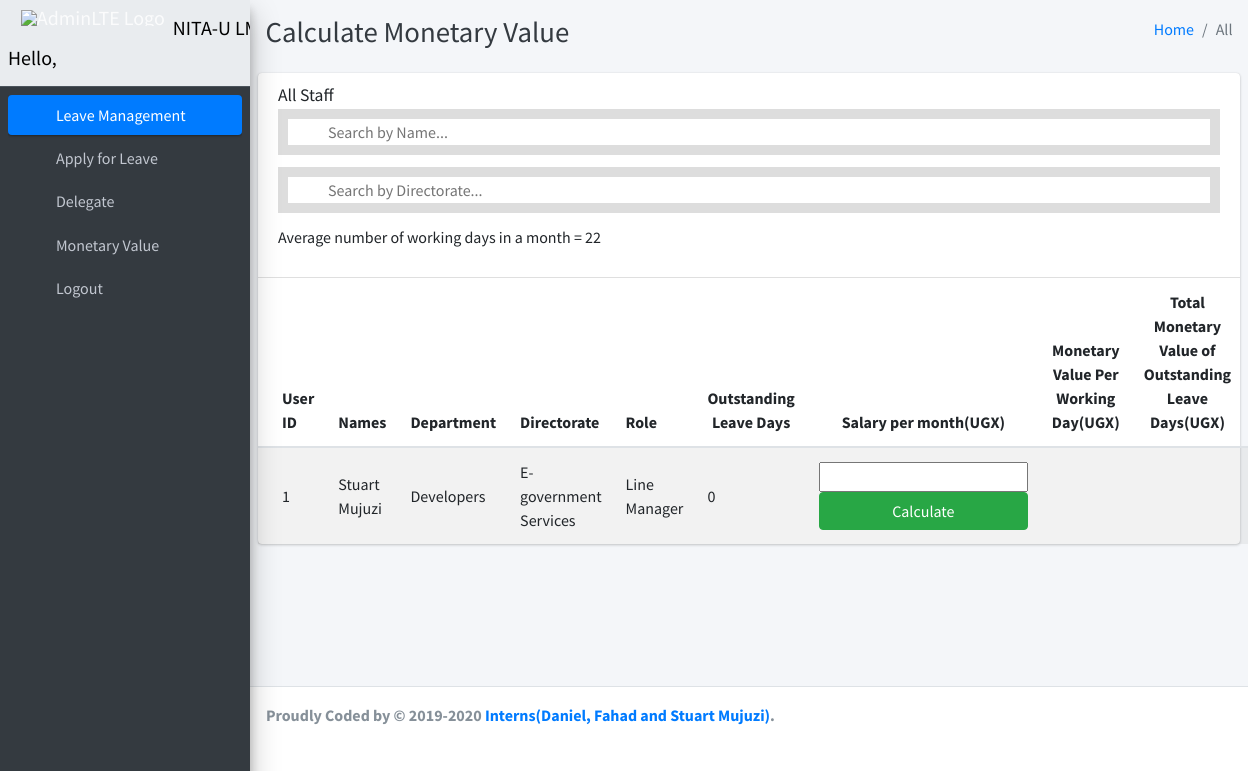
The page /adminDashboard/monetary_value_selected_employee/1/ on the database as committed earlier.
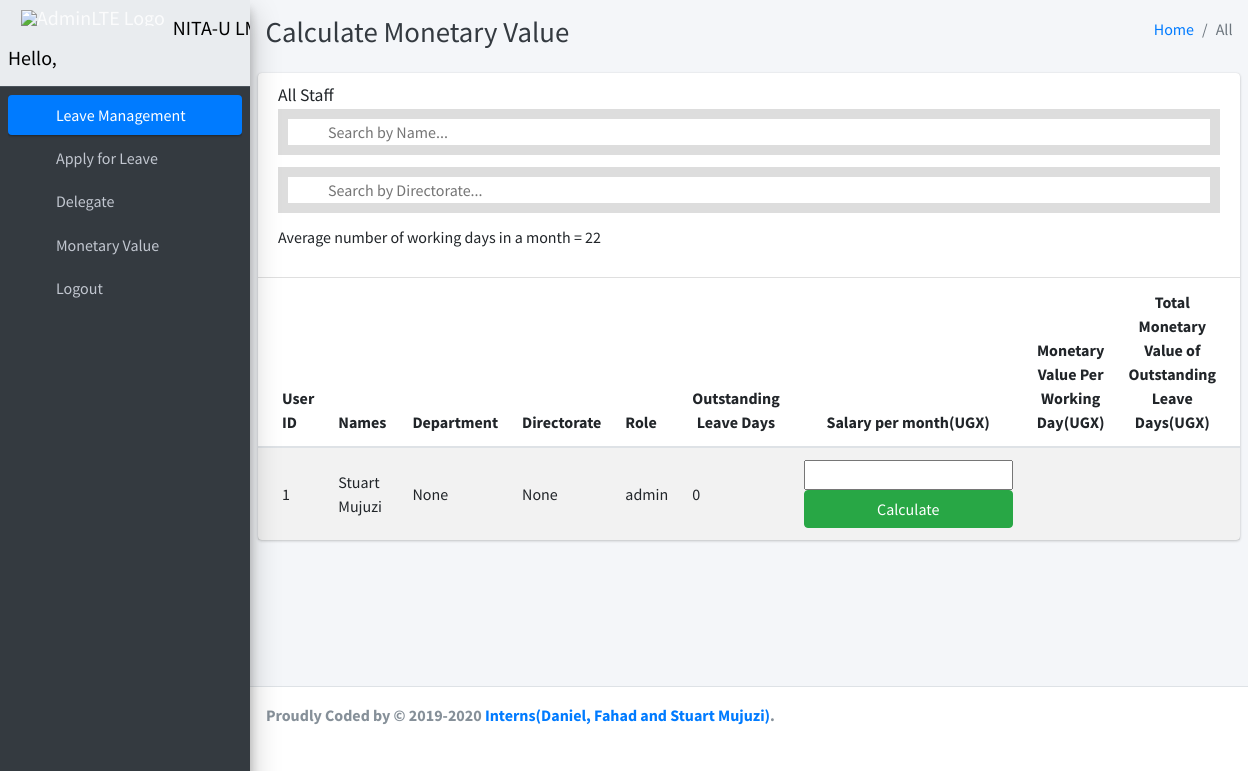
The same page on the database as committed later.
### UsersAuth/models.py (models this page shows, shortened)
class Account(AbstractBaseUser, PermissionsMixin):
    email = models.EmailField(verbose_name="email", max_length=60, unique=True)
    first_name = models.CharField(max_length=200, null=False, blank=False)
    last_name = models.CharField(max_length=200, null=False, blank=False)
    department = models.CharField(max_length=1000, null=True, blank=True)
    directorate = models.CharField(max_length=1000, null=True, blank=True)
    role = models.CharField(max_length=200, null=False, blank=False, default='Employee') #There should be only one account with the role Executive Director
    slug = models.SlugField(blank= True, unique=True, default=uuid.uuid4)
    salary = models.IntegerField(null=False, default=0)
    OutstandingLeaveDays = models.IntegerField(null=False, default=0)
    date_joined = models.DateTimeField(verbose_name='date joined', auto_now_add=True)
    last_login = models.DateTimeField(verbose_name='last login', auto_now=True)
    is_line_manager = models.BooleanField(default=False)
    is_director = models.BooleanField(default=False)
    is_executive_director = models.BooleanField(default=False)
    is_admin = models.BooleanField(default=False)
    is_active = models.BooleanField(default=True)
    is_staff = models.BooleanField(default=False)
    is_superuser = models.BooleanField(default=False)
    start_of_month_tracker = models.DateTimeField(auto_now_add=True)
    USERNAME_FIELD = 'email'
    REQUIRED_FIELDS = ['first_name', 'last_name', 'department', 'directorate']
    objects = MyAccountManager()

### adminDashboard/views.py (the view, shortened to what this page needs)
# urls.py: path('monetary_value_selected_employee/<int:pk>/', views.MonetaryValueSelectedEmployee.as_view(), name="monetary_value_selected_employee"),
class MonetaryValueSelectedEmployee(ListView):
    template_name = "adminDashboard/leavemanagement/monetary_value_selected_employee.html"
    def get(self, request, *args, **kwargs):
        account_id = self.kwargs.get('pk')
        selected_employee = get_object_or_404(Account, pk=account_id)
        context = {}
        salary_form = SalaryForm()
        print(account_id)
        print(selected_employee.first_name)
        context['selected_employee'] = selected_employee
        context['salary_form'] = salary_form
        return render(request, self.template_name, context)

### adminDashboard/forms.py
class SalaryForm(forms.ModelForm):
    salary = forms.IntegerField()
    class Meta:
        model = Account
        fields = ['salary']

### adminDashboard/templates/adminDashboard/leavemanagement/monetary_value_selected_employee.html (shortened to what the changed rows need)
{% extends 'adminDashboard/base.html' %}
{% load static %}
{% block content %}
<div class="content-wrapper">
    <div class="content-header">
        <div class="container-fluid">
            <div class="row mb-2">
                <div class="col-sm-6">
                    <h1 class="m-0 text-dark">Calculate Monetary Value</h1>
                </div>
            </div>
        </div>
    </div>
    <section class="content">
        <div class="card">
            <div class="card-body p-0">
                <table class="table table-striped projects" id="myTable">
                    <thead>
                    <tr>
                        <th style="width: 5%">
                            User ID
                        </th>
                        <th style="width: 20%">
                            Names
                        </th>
                        <th style="width: 10%">
                            Department
                        </th>
                        <th style="width: 10%">
                            Directorate
                        </th>
                        <th>
                            Role
                        </th>
                        <th style="width: 8%" class="text-center">
                            Outstanding Leave Days
                        </th>
                        <th style="width: 8%" class="text-center">
                            Salary per month(UGX)
                        </th>
                        <th style="width: 8%" class="text-center">
                            Monetary Value Per Working Day(UGX)
                        </th>
                        <th style="width: 8%" class="text-center">
                            Total Monetary Value of Outstanding Leave Days(UGX)
                        </th>
                    </tr>
                    </thead>
                    <tbody>
                    <tr>
                        <td>
                            {{selected_employee.pk}}
                        </td>
                        <td>
                            <a>
                                {{selected_employee.first_name}} {{selected_employee.last_name}}
                            </a>
                        </td>
                        <td>
                            <ul class="list-inline">
                                <li class="list-inline-item">
                                    {{selected_employee.department}}
                                </li>
                            </ul>
                        </td>
                        <td>
                            <ul class="list-inline">
                                <li class="list-inline-item">
                                    {{selected_employee.directorate}}
                                </li>
                            </ul>
                        </td>
                        <td class="project_progress">
                            {{selected_employee.role}}
                        </td>
                        <td class="project_progress">
                            {{selected_employee.OutstandingLeaveDays}}
                        </td>
                        <td class="project_progress" style="width: 8%">
                                <form method="post">
                                </form>
                        </td>
                        <td class="project_progress">
                        </td>
                        <td class="project_progress">
                        </td>
                    </tr>
                    </tbody>
                </table>
            </div>
        </div>
    </section>
</div>
{% endblock content %}

Rows that differ between the two databases and show on the page:
changed Account "Stuart": department "Developers" → "None"; directorate "E-government Services" → "None"; role "Line Manager" → "admin"
